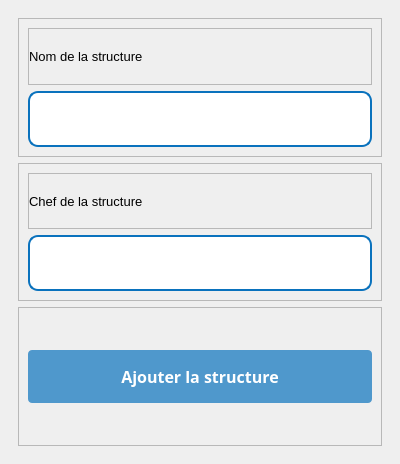
<?xml version="1.0" encoding="UTF-8"?>
<ui version="4.0">
 <class>Dialog</class>
 <widget class="QDialog" name="Dialog">
  <property name="geometry">
   <rect>
    <x>0</x>
    <y>0</y>
    <width>400</width>
    <height>464</height>
   </rect>
  </property>
  <property name="windowTitle">
   <string>Dialog</string>
  </property>
  <layout class="QVBoxLayout" name="verticalLayout">
   <property name="spacing">
    <number>0</number>
   </property>
   <property name="leftMargin">
    <number>0</number>
   </property>
   <property name="topMargin">
    <number>0</number>
   </property>
   <property name="rightMargin">
    <number>0</number>
   </property>
   <property name="bottomMargin">
    <number>0</number>
   </property>
   <item>
    <widget class="QWidget" name="widget" native="true">
     <layout class="QVBoxLayout" name="verticalLayout_2">
      <property name="spacing">
       <number>0</number>
      </property>
      <property name="leftMargin">
       <number>0</number>
      </property>
      <property name="topMargin">
       <number>0</number>
      </property>
      <property name="rightMargin">
       <number>0</number>
      </property>
      <property name="bottomMargin">
       <number>0</number>
      </property>
      <item>
       <widget class="QWidget" name="widget_2" native="true">
        <layout class="QVBoxLayout" name="verticalLayout_3">
         <item>
          <widget class="QWidget" name="widget_3" native="true">
           <layout class="QVBoxLayout" name="verticalLayout_4">
            <item>
             <widget class="QFrame" name="frame">
              <property name="styleSheet">
               <string notr="true"/>
              </property>
              <property name="frameShape">
               <enum>QFrame::StyledPanel</enum>
              </property>
              <property name="frameShadow">
               <enum>QFrame::Raised</enum>
              </property>
              <layout class="QVBoxLayout" name="verticalLayout_5">
               <item>
                <widget class="QFrame" name="frame_4">
                 <property name="frameShape">
                  <enum>QFrame::StyledPanel</enum>
                 </property>
                 <property name="frameShadow">
                  <enum>QFrame::Raised</enum>
                 </property>
                 <layout class="QVBoxLayout" name="verticalLayout_6">
                  <property name="spacing">
                   <number>0</number>
                  </property>
                  <property name="leftMargin">
                   <number>0</number>
                  </property>
                  <property name="topMargin">
                   <number>0</number>
                  </property>
                  <property name="rightMargin">
                   <number>0</number>
                  </property>
                  <property name="bottomMargin">
                   <number>0</number>
                  </property>
                  <item>
                   <widget class="QLabel" name="label_3">
                    <property name="font">
                     <font>
                      <pointsize>10</pointsize>
                     </font>
                    </property>
                    <property name="text">
                     <string>Nom de la structure</string>
                    </property>
                   </widget>
                  </item>
                 </layout>
                </widget>
               </item>
               <item>
                <widget class="QFrame" name="input">
                 <property name="styleSheet">
                  <string notr="true">#input{
	background:white;
	border-radius:10px;
	border:2px  solid rgb(10, 114, 189);
}

#lineEdit{
	border: none;
}</string>
                 </property>
                 <property name="frameShape">
                  <enum>QFrame::StyledPanel</enum>
                 </property>
                 <property name="frameShadow">
                  <enum>QFrame::Raised</enum>
                 </property>
                 <layout class="QHBoxLayout" name="horizontalLayout">
                  <property name="spacing">
                   <number>0</number>
                  </property>
                  <property name="leftMargin">
                   <number>10</number>
                  </property>
                  <property name="topMargin">
                   <number>0</number>
                  </property>
                  <property name="rightMargin">
                   <number>0</number>
                  </property>
                  <property name="bottomMargin">
                   <number>0</number>
                  </property>
                  <item>
                   <widget class="QLabel" name="label_2">
                    <property name="maximumSize">
                     <size>
                      <width>30</width>
                      <height>30</height>
                     </size>
                    </property>
                    <property name="text">
                     <string/>
                    </property>
                    <property name="pixmap">
                     <pixmap>../../static/asset/icons/blue/home.svg</pixmap>
                    </property>
                    <property name="scaledContents">
                     <bool>true</bool>
                    </property>
                   </widget>
                  </item>
                  <item>
                   <widget class="QLineEdit" name="lineEdit">
                    <property name="font">
                     <font>
                      <pointsize>10</pointsize>
                      <weight>75</weight>
                      <bold>true</bold>
                     </font>
                    </property>
                    <property name="styleSheet">
                     <string notr="true">padding:15px;
border-radius:10px</string>
                    </property>
                   </widget>
                  </item>
                 </layout>
                </widget>
               </item>
              </layout>
             </widget>
            </item>
            <item>
             <widget class="QFrame" name="frame_5">
              <property name="styleSheet">
               <string notr="true"/>
              </property>
              <property name="frameShape">
               <enum>QFrame::StyledPanel</enum>
              </property>
              <property name="frameShadow">
               <enum>QFrame::Raised</enum>
              </property>
              <layout class="QVBoxLayout" name="verticalLayout_7">
               <item>
                <widget class="QFrame" name="frame_6">
                 <property name="frameShape">
                  <enum>QFrame::StyledPanel</enum>
                 </property>
                 <property name="frameShadow">
                  <enum>QFrame::Raised</enum>
                 </property>
                 <layout class="QVBoxLayout" name="verticalLayout_8">
                  <property name="spacing">
                   <number>0</number>
                  </property>
                  <property name="leftMargin">
                   <number>0</number>
                  </property>
                  <property name="topMargin">
                   <number>0</number>
                  </property>
                  <property name="rightMargin">
                   <number>0</number>
                  </property>
                  <property name="bottomMargin">
                   <number>0</number>
                  </property>
                  <item>
                   <widget class="QLabel" name="label_4">
                    <property name="font">
                     <font>
                      <pointsize>10</pointsize>
                     </font>
                    </property>
                    <property name="text">
                     <string>Chef de la structure</string>
                    </property>
                   </widget>
                  </item>
                 </layout>
                </widget>
               </item>
               <item>
                <widget class="QFrame" name="input_2">
                 <property name="styleSheet">
                  <string notr="true">#input_2{
	background:white;
	border-radius:10px;
	border:2px  solid rgb(10, 114, 189);
}

#lineEdit_2{
	border: none;
}</string>
                 </property>
                 <property name="frameShape">
                  <enum>QFrame::StyledPanel</enum>
                 </property>
                 <property name="frameShadow">
                  <enum>QFrame::Raised</enum>
                 </property>
                 <layout class="QHBoxLayout" name="horizontalLayout_2">
                  <property name="spacing">
                   <number>0</number>
                  </property>
                  <property name="leftMargin">
                   <number>10</number>
                  </property>
                  <property name="topMargin">
                   <number>0</number>
                  </property>
                  <property name="rightMargin">
                   <number>0</number>
                  </property>
                  <property name="bottomMargin">
                   <number>0</number>
                  </property>
                  <item>
                   <widget class="QLabel" name="label_5">
                    <property name="maximumSize">
                     <size>
                      <width>30</width>
                      <height>30</height>
                     </size>
                    </property>
                    <property name="text">
                     <string/>
                    </property>
                    <property name="pixmap">
                     <pixmap>../../static/asset/icons/blue/user.svg</pixmap>
                    </property>
                    <property name="scaledContents">
                     <bool>true</bool>
                    </property>
                   </widget>
                  </item>
                  <item>
                   <widget class="QLineEdit" name="lineEdit_2">
                    <property name="font">
                     <font>
                      <pointsize>10</pointsize>
                      <weight>75</weight>
                      <bold>true</bold>
                     </font>
                    </property>
                    <property name="styleSheet">
                     <string notr="true">padding:15px;
border-radius:10px</string>
                    </property>
                   </widget>
                  </item>
                 </layout>
                </widget>
               </item>
              </layout>
             </widget>
            </item>
            <item>
             <widget class="QFrame" name="frame_2">
              <property name="frameShape">
               <enum>QFrame::StyledPanel</enum>
              </property>
              <property name="frameShadow">
               <enum>QFrame::Raised</enum>
              </property>
              <layout class="QVBoxLayout" name="verticalLayout_9">
               <item>
                <widget class="QPushButton" name="addStruct">
                 <property name="font">
                  <font>
                   <family>GeForce</family>
                   <pointsize>12</pointsize>
                   <weight>75</weight>
                   <bold>true</bold>
                  </font>
                 </property>
                 <property name="cursor">
                  <cursorShape>PointingHandCursor</cursorShape>
                 </property>
                 <property name="styleSheet">
                  <string notr="true">#addStruct{
	background: rgb(10, 114, 189, 0.7);
	color: rgb(255, 255, 255);
	border-radius:4px;
	padding: 15px
}

#addStruct:hover{
	background: rgb(10, 114, 189, 1);
	border-radius:4px
}
</string>
                 </property>
                 <property name="text">
                  <string>Ajouter la structure</string>
                 </property>
                 <property name="icon">
                  <iconset>
                   <normaloff>../../static/asset/icons/white/save.svg</normaloff>../../static/asset/icons/white/save.svg</iconset>
                 </property>
                 <property name="iconSize">
                  <size>
                   <width>25</width>
                   <height>25</height>
                  </size>
                 </property>
                </widget>
               </item>
              </layout>
             </widget>
            </item>
           </layout>
          </widget>
         </item>
        </layout>
       </widget>
      </item>
     </layout>
    </widget>
   </item>
  </layout>
 </widget>
 <resources/>
 <connections/>
</ui>
